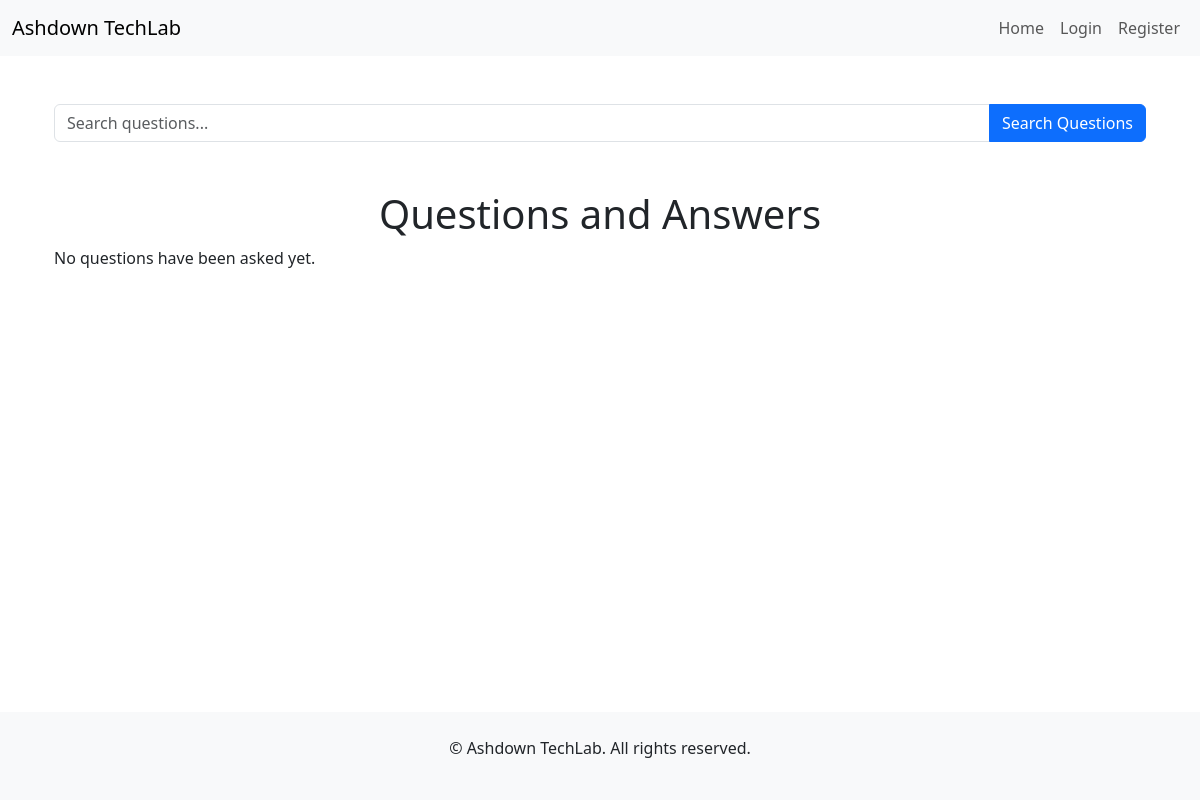
Page /questions on the earlier database version.
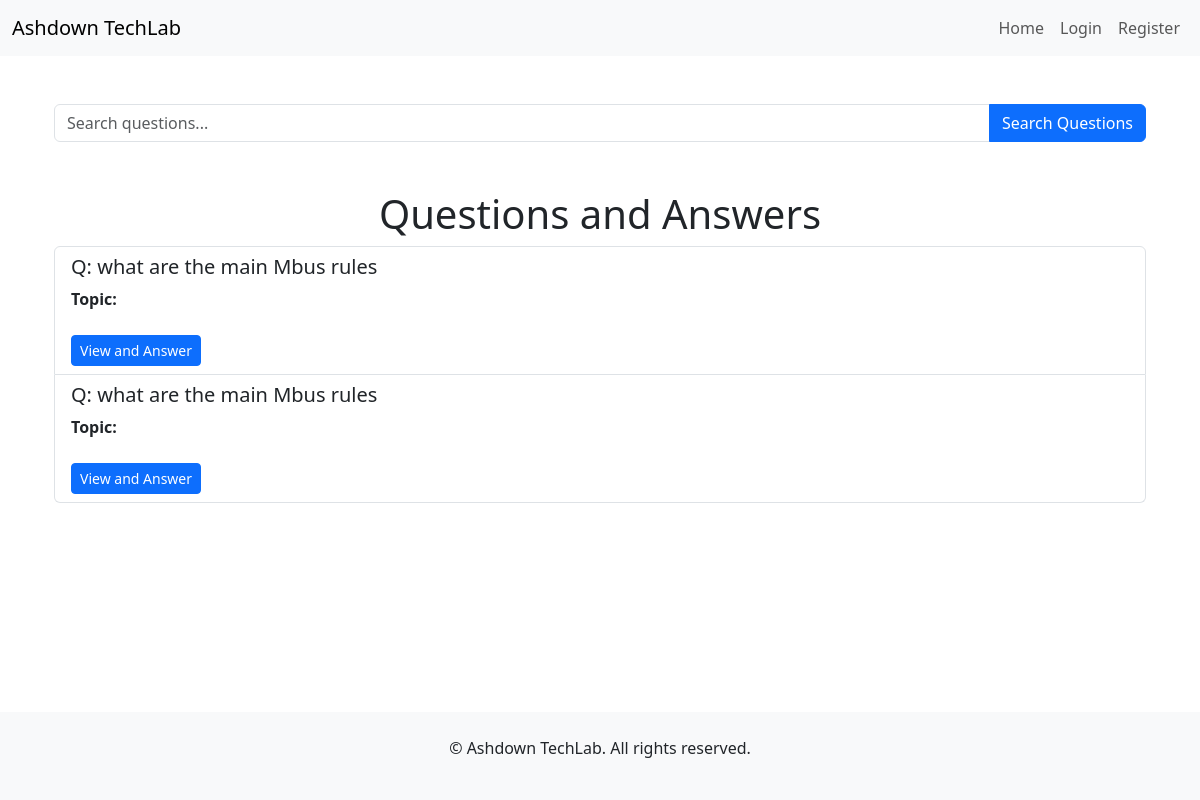
Same page on the later database version.
### tables this page shows
CREATE TABLE questions (
                id INTEGER PRIMARY KEY AUTOINCREMENT,
                topic TEXT NOT NULL,
                question TEXT NOT NULL,
                author TEXT NOT NULL,
                author_id TEXT NOT NULL,
                created_at TIMESTAMP DEFAULT CURRENT_TIMESTAMP
                
            );

### app.py (the view)
@app.route('/questions')
def questions():
    conn = get_db_connection()
    questions = conn.execute('SELECT * FROM questions ').fetchall()
    questions_with_answers = []
    for question in questions:
        answers = conn.execute('SELECT * FROM answers WHERE question_id = ? ', (question['id'],)).fetchall()
        questions_with_answers.append({
            'question': question['question'],
            'id': question['id'],
            'created_at': question['created_at'],
            'answers': answers
        })
    conn.close()
    return render_template('questions.html', questions=questions_with_answers)

### app.py (called while the page is built)
def get_db_connection():
    conn = sqlite3.connect('site.db')
    conn.row_factory = sqlite3.Row  # Allows us to access columns by name
    return conn

### templates/questions.html (shortened to what this page needs)
{% extends "base.html" %}
{% block content %}
    <div class="container">
        <form action="{{ url_for('q_search') }}" method="get" class="mb-4">
            <div class="input-group">
                <input type="text" name="query" class="form-control" placeholder="Search questions..." required>
                <button type="submit" class="btn btn-primary">Search Questions</button>
            </div>
        </form>
    </div>
    <div class="container mt-5">
        <h1 class="text-center">Questions and Answers</h1>
        {% if questions %}
            <ul class="list-group">
                {% for question in questions %}
                    <li class="list-group-item">
                        <h5>Q: {{ question['question'] }}</h5>
                        <p><strong>Topic:</strong> {{ question['topic'] }}</p>
                        <a href="{{ url_for('answer_question', question_id=question['id']) }}" class="btn btn-sm btn-primary mt-2">View and Answer</a>
                    </li>
                {% endfor %}
            </ul>
        {% else %}
            <p>No questions have been asked yet.</p>
        {% endif %}
    </div>
{% endblock %}

Differences in the rows shown:
added questions: question "what are the main Mbus rules"
added questions: question "what are the main Mbus rules"
Other differences:
text no longer shown: "No questions have been asked yet."
